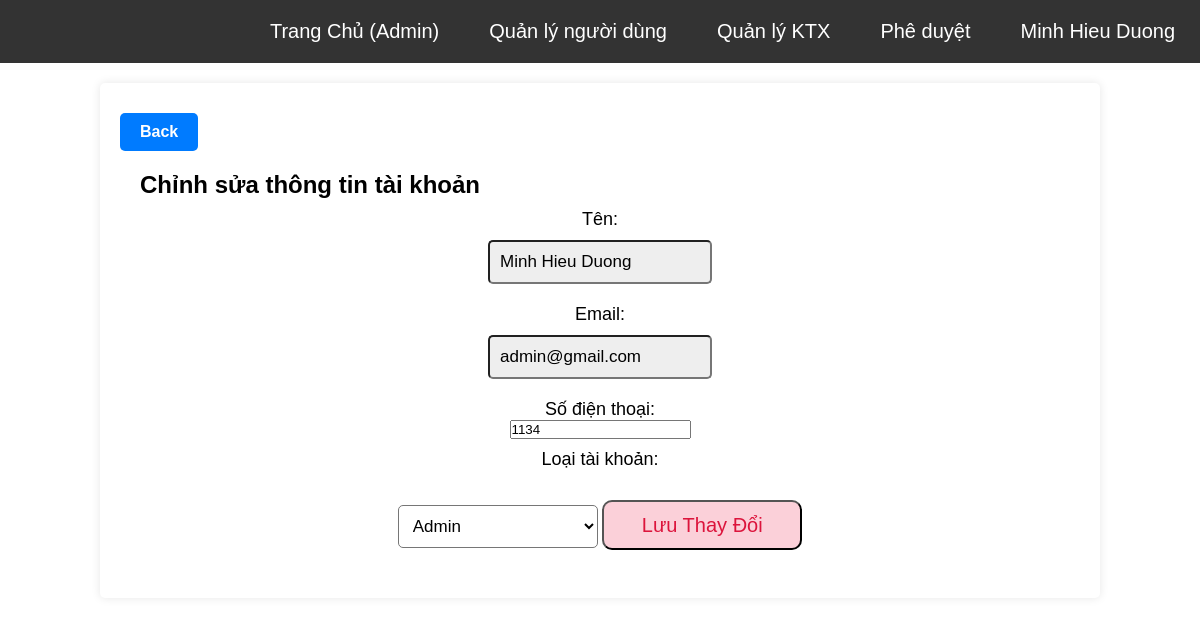
The page /edit.php?id=2 (signed in) on the database its author committed.
### tables this page shows
CREATE TABLE `user_form` (
  `id` int(255) NOT NULL,
  `name` varchar(255) NOT NULL,
  `email` varchar(255) NOT NULL,
  `password` varchar(255) NOT NULL,
  `user_type` varchar(255) NOT NULL DEFAULT 'user',
  `phonenumber` varchar(255) NOT NULL
);

### edit.php (the view, shortened to what this page needs)
<?php
$conn  = mysqli_connect(
    'localhost',
    'root',
    '',
    'user_db'
);
if (isset($_GET['id'])) {
    $id = $_GET['id'];
    $selectQuery = "SELECT * FROM user_form WHERE id=$id";
    $result = mysqli_query($conn, $selectQuery);
    if ($result) {
        $row = mysqli_fetch_assoc($result);
    }
}
?>
<!DOCTYPE html>
<html lang="en">
<head>
    <link rel="stylesheet" href="../KTX/css/edit.css">
</head>
<body>
    <?php include 'navbar/adminnavbar.php'; ?>
    <div class="manage-container">
        <a href="javascript:history.go(-1);" class="form-btn">Back</a>
        <div class="manage">
            <h3>Chỉnh sửa thông tin tài khoản</h3>
            <form action="" method="post">
                <label for="name">Tên:</label>
                <input type="text" name="name" required value="<?php echo $row['name']; ?>">
                <label for="email">Email:</label>
                <input type="email" name="email" required value="<?php echo $row['email']; ?>">
                <label for="name">Số điện thoại:</label>
                <input type="phonenumber" name="phonenumber" required value="<?php echo $row['phonenumber']; ?>">
                <label for="user_type">Loại tài khoản:</label>
                <select name="user_type">
                    <option value="admin" <?php echo ($row['user_type'] == 'admin') ? 'selected' : ''; ?>>Admin</option>
                </select>
                <input type="submit" name="submit" value="Lưu thay đổi" class="form-btn">
            </form>
        </div>
    </div>
</body>
</html>

### css/edit.css (style rules this page uses)
.manage-container { width: 80%; margin: 0 auto; padding: 20px; background-color: #fff; box-shadow: 0 0 10px rgba(0, 0, 0, 0.1); border-radius: 5px; margin-top: 20px; }
.manage { margin: 20px; }
h3 { font-size: 24px; margin-bottom: 10px; }
form { text-align: center; }
form label { display: block; margin-top: 10px; font-size: 18px; }
form input[type="text"], form input[type="email"], form select { width: 200px; padding: 10px; font-size: 17px; margin: 10px 0; background: #eee; border-radius: 5px; }
form select { background: #fff; }
form .form-btn { background: #fbd0d9; color: crimson; text-transform: capitalize; font-size: 20px; cursor: pointer; margin-top: 30px; width: 200px; height: 50px; border-radius: 10px; }
a.form-btn { display: inline-block; padding: 10px 20px; background-color: #007BFF; color: #fff; text-decoration: none; font-weight: bold; border: none; border-radius: 5px; cursor: pointer; margin-top: 10px; }

### css/admin_navbar.css (style rules this page uses)
* { padding: 0; margin: 0; font-family: 'Poppins', sans-serif; }

### rows shown on the page
user_form: name "Minh Hieu Duong", email "admin@gmail.com", phonenumber "1134", user_type "Admin"

### other values the page prints
$_SESSION['admin_name'] "Minh Hieu Duong"
